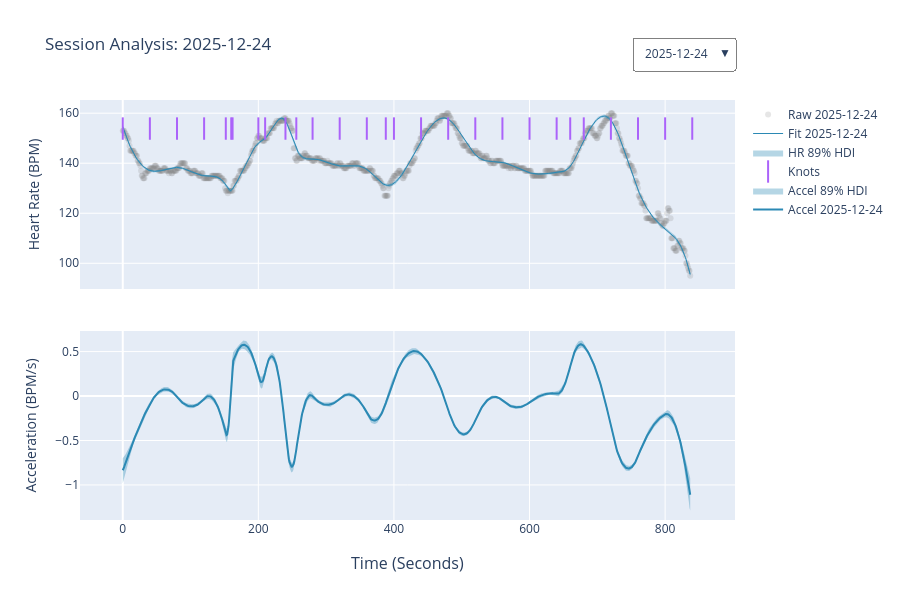

Write notebook code for a chart like this one.
### Code cell
import plotly.graph_objects as go
from plotly.subplots import make_subplots
import numpy as np

def create_date_selector_dashboard(analytics_list):
    """
    analytics_list: A list of TreadmillAnalytic objects, one per date.
    """
    template = "plotly"
    fig = make_subplots(rows=2, cols=1, shared_xaxes=True,  vertical_spacing=0.1, x_title="Time (Seconds)")
    
    # Store how many traces we add per date (e.g., Raw + fit + fit band + knots + accel + accel band = 6)
    traces_per_date = 6
    menu_buttons = []
    
    for i, analytic in enumerate(analytics_list):
        # 1. Extract Data
        time = analytic.time
        hr = analytic.hr
        assert time.shape[0] == hr.shape[0]
        hr_stats = MedianHdiSample(np.median(analytic.post_mu, axis=0), az.hdi(analytic.trace, var_names="mu", hdi_prob=0.89).mu.values)
        # hr_stats = MedianHdiSample.from_samples(analytic.post_mu, analytic.post_mu.shape[0])
        mu_hdi = hr_stats.hdi
        acc_stats = MedianHdiSample(np.median(analytic.post_accel, axis=0), az.hdi(analytic.trace, var_names="accel", hdi_prob=0.89).accel.values)
        # acc_stats = MedianHdiSample.from_samples(analytic.post_accel, analytic.post_accel.shape[0])
        acc_hdi = acc_stats.hdi
        knots = analytic.model.knots.flatten()
        
        # 2. Add Traces (Set visible=True only for the first date)
        is_visible = (i == 0)
        
        # Trace A: Raw Data
        fig.add_trace(go.Scatter(
            x=time, y=hr, mode='markers', 
            name=f'Raw {analytic.session_id}',
            marker=dict(color='gray', opacity=0.2),
            visible=is_visible
        ), row=1, col=1)
        
        # Trace B: Smoothed Bayesian Fit
        fig.add_trace(go.Scatter(
            x=time, y=hr_stats.median, mode='lines', 
            name=f'Fit {analytic.session_id}',
            line=dict(color='rgba(43, 137, 180, 1)', width=1),
            visible=is_visible
        ), row=1, col=1)
        
        fig.add_trace(go.Scatter(
            x=np.concatenate([time, time[::-1]]),
            y=np.concatenate([mu_hdi[:, 1], mu_hdi[::-1, 0]]),
            fill='toself', fillcolor='rgba(43, 137, 180, 0.35)',
            line=dict(color='rgba(255,255,255,0)'),
            name="HR 89% HDI", visible=is_visible, hoverinfo="skip"
        ), row=1, col=1)

        # Trace C: Rug for knots
        fig.add_trace(go.Scatter(
            x=knots, y=[hr_stats.median.max() - 5] * len(knots), 
            mode='markers', name="Knots",
            marker=dict(
                symbol='line-ns-open', # This creates the 'rug' tick shape
                size=16,               # Height of the rug tick
                line=dict(width=2, color="black")
            ),
            visible=is_visible
        ), row=1, col=1)

        # lower subplot: acceleration
        fig.add_trace(go.Scatter(
            x=np.concatenate([time, time[::-1]]),
            y=np.concatenate([acc_hdi[:, 1], acc_hdi[::-1, 0]]),
            fill='toself', fillcolor='rgba(43, 137, 180, 0.35)',
            line=dict(color='rgba(255,255,255,0)'),
            name="Accel 89% HDI", visible=is_visible, hoverinfo="skip"
        ), row=2, col=1)
        fig.add_trace(go.Scatter(
            x=time, y=acc_stats.median, mode='lines', 
            name=f'Accel {analytic.session_id}',
            line=dict(color='rgba(43, 137, 180, 1)', width=2),
            visible=is_visible
        ), row=2, col=1)


        # 3. Create visibility mask for this specific date
        # If we have 4 dates, mask looks like: [False, False, True, True, False, False, False, False]
        visibility_mask = [False] * (len(analytics_list) * traces_per_date)
        visibility_mask[i * traces_per_date : (i + 1) * traces_per_date] = [True] * traces_per_date
        
        # 4. Create the button for this date
        menu_buttons.append(dict(
            label=str(analytic.session_id),
            method="update",
            args=[{"visible": visibility_mask}, {"title": f"Session Analysis: {analytic.session_id}"}]
        ))

    # 5. Add the Menu to the Layout
    fig.update_layout(
        updatemenus=[dict(
            active=0,buttons=menu_buttons,
            x=1.0, y=1.15, xanchor="right", yanchor="top",
            bgcolor="rgba(255, 255, 255, 0.8)", # Slight transparency
            bordercolor="gray", borderwidth=1
        )],
        # Title adjustment to ensure it doesn't clash
        title=dict(
            text=f"Session Analysis: {analytics_list[0].session_id}",
            x=0.05,          # Keep the title on the far left
            xanchor="left"
        ),
        height=600, template="plotly",
        hovermode="x unified"
    )
    # Label the Top Subplot (Row 1)
    fig.update_yaxes(title_text="Heart Rate (BPM)", row=1, col=1)

    # Label the Bottom Subplot (Row 2)
    fig.update_yaxes(title_text="Acceleration (BPM/s)", row=2, col=1)

    # Optional: Set fixed ranges if you want to keep the scale consistent 
    # while switching between sessions in the dropdown
    # fig.update_yaxes(range=[60, 200], row=1, col=1) # Standard HR range
    # fig.update_yaxes(range=[-1, 3], row=2, col=1)   # Standard Accel range
    
    return fig

create_date_selector_dashboard(report.sessions).show()

### Figure 1 — Plotly figure (JSON) as saved in the notebook; plotly's stock layout.template omitted (floating-point values rounded to 4 significant figures; data arrays with more than 128 entries replaced by an {"elided": "..."} marker saying what was removed)
{"data": [{"marker": {"color": "gray", "opacity": 0.2}, "mode": "markers", "name": "Raw 2025-12-24", "type": "scatter", "visible": true, "x": {"elided": "838 float values"}, "xaxis": "x", "y": {"elided": "838 float values"}, "yaxis": "y"}, {"line": {"color": "rgba(43, 137, 180, 1)", "width": 1}, "mode": "lines", "name": "Fit 2025-12-24", "type": "scatter", "visible": true, "x": {"elided": "838 float values"}, "xaxis": "x", "y": {"elided": "838 float values"}, "yaxis": "y"}, {"fill": "toself", "fillcolor": "rgba(43, 137, 180, 0.35)", "hoverinfo": "skip", "line": {"color": "rgba(255,255,255,0)"}, "name": "HR 89% HDI", "type": "scatter", "visible": true, "x": {"elided": "1676 float values"}, "xaxis": "x", "y": {"elided": "1676 float values"}, "yaxis": "y"}, {"marker": {"line": {"color": "black", "width": 2}, "size": 16, "symbol": "line-ns-open"}, "mode": "markers", "name": "Knots", "type": "scatter", "visible": true, "x": [0, 40, 80, 120, 152, 160, 162, 200, 210, 240, 256, 280, 320, 360, 388, 400, 440, 480, 520, 560, 600, 640, 660, 680, 720, 760, 800, 840], "xaxis": "x", "y": [153.9, 153.9, 153.9, 153.9, 153.9, 153.9, 153.9, 153.9, 153.9, 153.9, 153.9, 153.9, 153.9, 153.9, 153.9, 153.9, 153.9, 153.9, 153.9, 153.9, 153.9, 153.9, 153.9, 153.9, 153.9, 153.9, 153.9, 153.9], "yaxis": "y"}, {"fill": "toself", "fillcolor": "rgba(43, 137, 180, 0.35)", "hoverinfo": "skip", "line": {"color": "rgba(255,255,255,0)"}, "name": "Accel 89% HDI", "type": "scatter", "visible": true, "x": {"elided": "1676 float values"}, "xaxis": "x2", "y": {"elided": "1676 float values"}, "yaxis": "y2"}, {"line": {"color": "rgba(43, 137, 180, 1)", "width": 2}, "mode": "lines", "name": "Accel 2025-12-24", "type": "scatter", "visible": true, "x": {"elided": "838 float values"}, "xaxis": "x2", "y": {"elided": "838 float values"}, "yaxis": "y2"}, {"marker": {"color": "gray", "opacity": 0.2}, "mode": "markers", "name": "Raw 2025-12-30", "type": "scatter", "visible": false, "x": {"elided": "855 float values"}, "xaxis": "x", "y": {"elided": "855 int values"}, "yaxis": "y"}, {"line": {"color": "rgba(43, 137, 180, 1)", "width": 1}, "mode": "lines", "name": "Fit 2025-12-30", "type": "scatter", "visible": false, "x": {"elided": "855 float values"}, "xaxis": "x", "y": {"elided": "855 float values"}, "yaxis": "y"}, {"fill": "toself", "fillcolor": "rgba(43, 137, 180, 0.35)", "hoverinfo": "skip", "line": {"color": "rgba(255,255,255,0)"}, "name": "HR 89% HDI", "type": "scatter", "visible": false, "x": {"elided": "1710 float values"}, "xaxis": "x", "y": {"elided": "1710 float values"}, "yaxis": "y"}, {"marker": {"line": {"color": "black", "width": 2}, "size": 16, "symbol": "line-ns-open"}, "mode": "markers", "name": "Knots", "type": "scatter", "visible": false, "x": [0, 30, 60, 90, 120, 126, 145, 150, 180, 210, 240, 270, 300, 330, 360, 390, 420, 450, 480, 510, 540, 570, 600, 630, 660, 690, 700, 720, 734, 747, 750, 780, 810, 840], "xaxis": "x", "y": [153.4, 153.4, 153.4, 153.4, 153.4, 153.4, 153.4, 153.4, 153.4, 153.4, 153.4, 153.4, 153.4, 153.4, 153.4, 153.4, 153.4, 153.4, 153.4, 153.4, 153.4, 153.4, 153.4, 153.4, 153.4, 153.4, 153.4, 153.4, 153.4, 153.4, 153.4, 153.4, 153.4, 153.4], "yaxis": "y"}, {"fill": "toself", "fillcolor": "rgba(43, 137, 180, 0.35)", "hoverinfo": "skip", "line": {"color": "rgba(255,255,255,0)"}, "name": "Accel 89% HDI", "type": "scatter", "visible": false, "x": {"elided": "1710 float values"}, "xaxis": "x2", "y": {"elided": "1710 float values"}, "yaxis": "y2"}, {"line": {"color": "rgba(43, 137, 180, 1)", "width": 2}, "mode": "lines", "name": "Accel 2025-12-30", "type": "scatter", "visible": false, "x": {"elided": "855 float values"}, "xaxis": "x2", "y": {"elided": "855 float values"}, "yaxis": "y2"}, {"marker": {"color": "gray", "opacity": 0.2}, "mode": "markers", "name": "Raw 2026-01-02", "type": "scatter", "visible": false, "x": {"elided": "847 float values"}, "xaxis": "x", "y": {"elided": "847 int values"}, "yaxis": "y"}, {"line": {"color": "rgba(43, 137, 180, 1)", "width": 1}, "mode": "lines", "name": "Fit 2026-01-02", "type": "scatter", "visible": false, "x": {"elided": "847 float values"}, "xaxis": "x", "y": {"elided": "847 float values"}, "yaxis": "y"}, {"fill": "toself", "fillcolor": "rgba(43, 137, 180, 0.35)", "hoverinfo": "skip", "line": {"color": "rgba(255,255,255,0)"}, "name": "HR 89% HDI", "type": "scatter", "visible": false, "x": {"elided": "1694 float values"}, "xaxis": "x", "y": {"elided": "1694 float values"}, "yaxis": "y"}, {"marker": {"line": {"color": "black", "width": 2}, "size": 16, "symbol": "line-ns-open"}, "mode": "markers", "name": "Knots", "type": "scatter", "visible": false, "x": [0, 40, 80, 120, 160, 200, 222, 240, 242, 280, 320, 360, 400, 420, 440, 480, 485, 520, 527, 560, 600, 640, 680, 698, 720, 726, 760, 800, 840], "xaxis": "x", "y": [146.0, 146.0, 146.0, 146.0, 146.0, 146.0, 146.0, 146.0, 146.0, 146.0, 146.0, 146.0, 146.0, 146.0, 146.0, 146.0, 146.0, 146.0, 146.0, 146.0, 146.0, 146.0, 146.0, 146.0, 146.0, 146.0, 146.0, 146.0, 146.0], "yaxis": "y"}, {"fill": "toself", "fillcolor": "rgba(43, 137, 180, 0.35)", "hoverinfo": "skip", "line": {"color": "rgba(255,255,255,0)"}, "name": "Accel 89% HDI", "type": "scatter", "visible": false, "x": {"elided": "1694 float values"}, "xaxis": "x2", "y": {"elided": "1694 float values"}, "yaxis": "y2"}, {"line": {"color": "rgba(43, 137, 180, 1)", "width": 2}, "mode": "lines", "name": "Accel 2026-01-02", "type": "scatter", "visible": false, "x": {"elided": "847 float values"}, "xaxis": "x2", "y": {"elided": "847 float values"}, "yaxis": "y2"}, {"marker": {"color": "gray", "opacity": 0.2}, "mode": "markers", "name": "Raw 2026-01-05", "type": "scatter", "visible": false, "x": {"elided": "848 float values"}, "xaxis": "x", "y": {"elided": "848 int values"}, "yaxis": "y"}, {"line": {"color": "rgba(43, 137, 180, 1)", "width": 1}, "mode": "lines", "name": "Fit 2026-01-05", "type": "scatter", "visible": false, "x": {"elided": "848 float values"}, "xaxis": "x", "y": {"elided": "848 float values"}, "yaxis": "y"}, {"fill": "toself", "fillcolor": "rgba(43, 137, 180, 0.35)", "hoverinfo": "skip", "line": {"color": "rgba(255,255,255,0)"}, "name": "HR 89% HDI", "type": "scatter", "visible": false, "x": {"elided": "1696 float values"}, "xaxis": "x", "y": {"elided": "1696 float values"}, "yaxis": "y"}, {"marker": {"line": {"color": "black", "width": 2}, "size": 16, "symbol": "line-ns-open"}, "mode": "markers", "name": "Knots", "type": "scatter", "visible": false, "x": [0, 40, 80, 120, 160, 200, 210, 225, 240, 260, 280, 320, 360, 400, 419, 440, 454, 480, 505, 520, 560, 600, 616, 640, 680, 700, 720, 731, 760, 800, 840], "xaxis": "x", "y": [153.4, 153.4, 153.4, 153.4, 153.4, 153.4, 153.4, 153.4, 153.4, 153.4, 153.4, 153.4, 153.4, 153.4, 153.4, 153.4, 153.4, 153.4, 153.4, 153.4, 153.4, 153.4, 153.4, 153.4, 153.4, 153.4, 153.4, 153.4, 153.4, 153.4, 153.4], "yaxis": "y"}, {"fill": "toself", "fillcolor": "rgba(43, 137, 180, 0.35)", "hoverinfo": "skip", "line": {"color": "rgba(255,255,255,0)"}, "name": "Accel 89% HDI", "type": "scatter", "visible": false, "x": {"elided": "1696 float values"}, "xaxis": "x2", "y": {"elided": "1696 float values"}, "yaxis": "y2"}, {"line": {"color": "rgba(43, 137, 180, 1)", "width": 2}, "mode": "lines", "name": "Accel 2026-01-05", "type": "scatter", "visible": false, "x": {"elided": "848 float values"}, "xaxis": "x2", "y": {"elided": "848 float values"}, "yaxis": "y2"}, {"marker": {"color": "gray", "opacity": 0.2}, "mode": "markers", "name": "Raw 2026-01-07", "type": "scatter", "visible": false, "x": {"elided": "849 float values"}, "xaxis": "x", "y": {"elided": "849 int values"}, "yaxis": "y"}, {"line": {"color": "rgba(43, 137, 180, 1)", "width": 1}, "mode": "lines", "name": "Fit 2026-01-07", "type": "scatter", "visible": false, "x": {"elided": "849 float values"}, "xaxis": "x", "y": {"elided": "849 float values"}, "yaxis": "y"}, {"fill": "toself", "fillcolor": "rgba(43, 137, 180, 0.35)", "hoverinfo": "skip", "line": {"color": "rgba(255,255,255,0)"}, "name": "HR 89% HDI", "type": "scatter", "visible": false, "x": {"elided": "1698 float values"}, "xaxis": "x", "y": {"elided": "1698 float values"}, "yaxis": "y"}, {"marker": {"line": {"color": "black", "width": 2}, "size": 16, "symbol": "line-ns-open"}, "mode": "markers", "name": "Knots", "type": "scatter", "visible": false, "x": [0, 40, 80, 120, 160, 200, 210, 225, 240, 260, 280, 320, 360, 400, 419, 440, 454, 480, 505, 520, 560, 600, 640, 680, 700, 720, 731, 760, 800, 840], "xaxis": "x", "y": [159.4, 159.4, 159.4, 159.4, 159.4, 159.4, 159.4, 159.4, 159.4, 159.4, 159.4, 159.4, 159.4, 159.4, 159.4, 159.4, 159.4, 159.4, 159.4, 159.4, 159.4, 159.4, 159.4, 159.4, 159.4, 159.4, 159.4, 159.4, 159.4, 159.4], "yaxis": "y"}, {"fill": "toself", "fillcolor": "rgba(43, 137, 180, 0.35)", "hoverinfo": "skip", "line": {"color": "rgba(255,255,255,0)"}, "name": "Accel 89% HDI", "type": "scatter", "visible": false, "x": {"elided": "1698 float values"}, "xaxis": "x2", "y": {"elided": "1698 float values"}, "yaxis": "y2"}, {"line": {"color": "rgba(43, 137, 180, 1)", "width": 2}, "mode": "lines", "name": "Accel 2026-01-07", "type": "scatter", "visible": false, "x": {"elided": "849 float values"}, "xaxis": "x2", "y": {"elided": "849 float values"}, "yaxis": "y2"}, {"marker": {"color": "gray", "opacity": 0.2}, "mode": "markers", "name": "Raw 2026-01-18", "type": "scatter", "visible": false, "x": {"elided": "866 float values"}, "xaxis": "x", "y": {"elided": "866 int values"}, "yaxis": "y"}, {"line": {"color": "rgba(43, 137, 180, 1)", "width": 1}, "mode": "lines", "name": "Fit 2026-01-18", "type": "scatter", "visible": false, "x": {"elided": "866 float values"}, "xaxis": "x", "y": {"elided": "866 float values"}, "yaxis": "y"}, {"fill": "toself", "fillcolor": "rgba(43, 137, 180, 0.35)", "hoverinfo": "skip", "line": {"color": "rgba(255,255,255,0)"}, "name": "HR 89% HDI", "type": "scatter", "visible": false, "x": {"elided": "1732 float values"}, "xaxis": "x", "y": {"elided": "1732 float values"}, "yaxis": "y"}, {"marker": {"line": {"color": "black", "width": 2}, "size": 16, "symbol": "line-ns-open"}, "mode": "markers", "name": "Knots", "type": "scatter", "visible": false, "x": [0, 40, 80, 120, 160, 200, 210, 225, 240, 250, 260, 280, 320, 360, 400, 440, 455, 470, 480, 490, 505, 520, 560, 600, 640, 680, 700, 720, 727, 740, 760, 800, 840], "xaxis": "x", "y": [151.9, 151.9, 151.9, 151.9, 151.9, 151.9, 151.9, 151.9, 151.9, 151.9, 151.9, 151.9, 151.9, 151.9, 151.9, 151.9, 151.9, 151.9, 151.9, 151.9, 151.9, 151.9, 151.9, 151.9, 151.9, 151.9, 151.9, 151.9, 151.9, 151.9, 151.9, 151.9, 151.9], "yaxis": "y"}, {"fill": "toself", "fillcolor": "rgba(43, 137, 180, 0.35)", "hoverinfo": "skip", "line": {"color": "rgba(255,255,255,0)"}, "name": "Accel 89% HDI", "type": "scatter", "visible": false, "x": {"elided": "1732 float values"}, "xaxis": "x2", "y": {"elided": "1732 float values"}, "yaxis": "y2"}, {"line": {"color": "rgba(43, 137, 180, 1)", "width": 2}, "mode": "lines", "name": "Accel 2026-01-18", "type": "scatter", "visible": false, "x": {"elided": "866 float values"}, "xaxis": "x2", "y": {"elided": "866 float values"}, "yaxis": "y2"}, {"marker": {"color": "gray", "opacity": 0.2}, "mode": "markers", "name": "Raw 2026-01-29", "type": "scatter", "visible": false, "x": {"elided": "846 float values"}, "xaxis": "x", "y": {"elided": "846 int values"}, "yaxis": "y"}, {"line": {"color": "rgba(43, 137, 180, 1)", "width": 1}, "mode": "lines", "name": "Fit 2026-01-29", "type": "scatter", "visible": false, "x": {"elided": "846 float values"}, "xaxis": "x", "y": {"elided": "846 float values"}, "yaxis": "y"}, {"fill": "toself", "fillcolor": "rgba(43, 137, 180, 0.35)", "hoverinfo": "skip", "line": {"color": "rgba(255,255,255,0)"}, "name": "HR 89% HDI", "type": "scatter", "visible": false, "x": {"elided": "1692 float values"}, "xaxis": "x", "y": {"elided": "1692 float values"}, "yaxis": "y"}, {"marker": {"line": {"color": "black", "width": 2}, "size": 16, "symbol": "line-ns-open"}, "mode": "markers", "name": "Knots", "type": "scatter", "visible": false, "x": [0, 40, 60, 80, 120, 160, 200, 240, 280, 320, 360, 400, 440, 450, 480, 520, 547, 560, 600, 640, 680, 700, 720, 760, 786, 800, 840], "xaxis": "x", "y": [158.8, 158.8, 158.8, 158.8, 158.8, 158.8, 158.8, 158.8, 158.8, 158.8, 158.8, 158.8, 158.8, 158.8, 158.8, 158.8, 158.8, 158.8, 158.8, 158.8, 158.8, 158.8, 158.8, 158.8, 158.8, 158.8, 158.8], "yaxis": "y"}, {"fill": "toself", "fillcolor": "rgba(43, 137, 180, 0.35)", "hoverinfo": "skip", "line": {"color": "rgba(255,255,255,0)"}, "name": "Accel 89% HDI", "type": "scatter", "visible": false, "x": {"elided": "1692 float values"}, "xaxis": "x2", "y": {"elided": "1692 float values"}, "yaxis": "y2"}, {"line": {"color": "rgba(43, 137, 180, 1)", "width": 2}, "mode": "lines", "name": "Accel 2026-01-29", "type": "scatter", "visible": false, "x": {"elided": "846 float values"}, "xaxis": "x2", "y": {"elided": "846 float values"}, "yaxis": "y2"}, {"marker": {"color": "gray", "opacity": 0.2}, "mode": "markers", "name": "Raw 2026-02-03", "type": "scatter", "visible": false, "x": {"elided": "853 float values"}, "xaxis": "x", "y": {"elided": "853 int values"}, "yaxis": "y"}, {"line": {"color": "rgba(43, 137, 180, 1)", "width": 1}, "mode": "lines", "name": "Fit 2026-02-03", "type": "scatter", "visible": false, "x": {"elided": "853 float values"}, "xaxis": "x", "y": {"elided": "853 float values"}, "yaxis": "y"}, {"fill": "toself", "fillcolor": "rgba(43, 137, 180, 0.35)", "hoverinfo": "skip", "line": {"color": "rgba(255,255,255,0)"}, "name": "HR 89% HDI", "type": "scatter", "visible": false, "x": {"elided": "1706 float values"}, "xaxis": "x", "y": {"elided": "1706 float values"}, "yaxis": "y"}, {"marker": {"line": {"color": "black", "width": 2}, "size": 16, "symbol": "line-ns-open"}, "mode": "markers", "name": "Knots", "type": "scatter", "visible": false, "x": [0, 40, 80, 120, 160, 200, 240, 280, 290, 320, 360, 400, 440, 480, 520, 560, 600, 680, 720, 760, 800, 840], "xaxis": "x", "y": [157.0, 157.0, 157.0, 157.0, 157.0, 157.0, 157.0, 157.0, 157.0, 157.0, 157.0, 157.0, 157.0, 157.0, 157.0, 157.0, 157.0, 157.0, 157.0, 157.0, 157.0, 157.0], "yaxis": "y"}, {"fill": "toself", "fillcolor": "rgba(43, 137, 180, 0.35)", "hoverinfo": "skip", "line": {"color": "rgba(255,255,255,0)"}, "name": "Accel 89% HDI", "type": "scatter", "visible": false, "x": {"elided": "1706 float values"}, "xaxis": "x2", "y": {"elided": "1706 float values"}, "yaxis": "y2"}, {"line": {"color": "rgba(43, 137, 180, 1)", "width": 2}, "mode": "lines", "name": "Accel 2026-02-03", "type": "scatter", "visible": false, "x": {"elided": "853 float values"}, "xaxis": "x2", "y": {"elided": "853 float values"}, "yaxis": "y2"}, {"marker": {"color": "gray", "opacity": 0.2}, "mode": "markers", "name": "Raw 2026-02-11", "type": "scatter", "visible": false, "x": {"elided": "855 float values"}, "xaxis": "x", "y": {"elided": "855 int values"}, "yaxis": "y"}, {"line": {"color": "rgba(43, 137, 180, 1)", "width": 1}, "mode": "lines", "name": "Fit 2026-02-11", "type": "scatter", "visible": false, "x": {"elided": "855 float values"}, "xaxis": "x", "y": {"elided": "855 float values"}, "yaxis": "y"}, {"fill": "toself", "fillcolor": "rgba(43, 137, 180, 0.35)", "hoverinfo": "skip", "line": {"color": "rgba(255,255,255,0)"}, "name": "HR 89% HDI", "type": "scatter", "visible": false, "x": {"elided": "1710 float values"}, "xaxis": "x", "y": {"elided": "1710 float values"}, "yaxis": "y"}, {"marker": {"line": {"color": "black", "width": 2}, "size": 16, "symbol": "line-ns-open"}, "mode": "markers", "name": "Knots", "type": "scatter", "visible": false, "x": [0, 40, 80, 120, 160, 200, 223, 240, 280, 295, 320, 360, 400, 440, 456, 480, 494, 520, 560, 600, 640, 671, 680, 720, 729, 743, 760, 800, 840], "xaxis": "x", "y": [161.7, 161.7, 161.7, 161.7, 161.7, 161.7, 161.7, 161.7, 161.7, 161.7, 161.7, 161.7, 161.7, 161.7, 161.7, 161.7, 161.7, 161.7, 161.7, 161.7, 161.7, 161.7, 161.7, 161.7, 161.7, 161.7, 161.7, 161.7, 161.7], "yaxis": "y"}, {"fill": "toself", "fillcolor": "rgba(43, 137, 180, 0.35)", "hoverinfo": "skip", "line": {"color": "rgba(255,255,255,0)"}, "name": "Accel 89% HDI", "type": "scatter", "visible": false, "x": {"elided": "1710 float values"}, "xaxis": "x2", "y": {"elided": "1710 float values"}, "yaxis": "y2"}, {"line": {"color": "rgba(43, 137, 180, 1)", "width": 2}, "mode": "lines", "name": "Accel 2026-02-11", "type": "scatter", "visible": false, "x": {"elided": "855 float values"}, "xaxis": "x2", "y": {"elided": "855 float values"}, "yaxis": "y2"}], "layout": {"annotations": [{"font": {"size": 16}, "showarrow": false, "text": "Time (Seconds)", "x": 0.5, "xanchor": "center", "xref": "paper", "y": 0, "yanchor": "top", "yref": "paper", "yshift": -30}], "height": 600, "hovermode": "x unified", "title": {"text": "Session Analysis: 2025-12-24", "x": 0.05, "xanchor": "left"}, "updatemenus": [{"active": 0, "bgcolor": "rgba(255, 255, 255, 0.8)", "bordercolor": "gray", "borderwidth": 1, "buttons": [{"args": [{"visible": [true, true, true, true, true, true, false, false, false, false, false, false, false, false, false, false, false, false, false, false, false, false, false, false, false, false, false, false, false, false, false, false, false, false, false, false, false, false, false, false, false, false, false, false, false, false, false, false, false, false, false, false, false, false]}, {"title": "Session Analysis: 2025-12-24"}], "label": "2025-12-24", "method": "update"}, {"args": [{"visible": [false, false, false, false, false, false, true, true, true, true, true, true, false, false, false, false, false, false, false, false, false, false, false, false, false, false, false, false, false, false, false, false, false, false, false, false, false, false, false, false, false, false, false, false, false, false, false, false, false, false, false, false, false, false]}, {"title": "Session Analysis: 2025-12-30"}], "label": "2025-12-30", "method": "update"}, {"args": [{"visible": [false, false, false, false, false, false, false, false, false, false, false, false, true, true, true, true, true, true, false, false, false, false, false, false, false, false, false, false, false, false, false, false, false, false, false, false, false, false, false, false, false, false, false, false, false, false, false, false, false, false, false, false, false, false]}, {"title": "Session Analysis: 2026-01-02"}], "label": "2026-01-02", "method": "update"}, {"args": [{"visible": [false, false, false, false, false, false, false, false, false, false, false, false, false, false, false, false, false, false, true, true, true, true, true, true, false, false, false, false, false, false, false, false, false, false, false, false, false, false, false, false, false, false, false, false, false, false, false, false, false, false, false, false, false, false]}, {"title": "Session Analysis: 2026-01-05"}], "label": "2026-01-05", "method": "update"}, {"args": [{"visible": [false, false, false, false, false, false, false, false, false, false, false, false, false, false, false, false, false, false, false, false, false, false, false, false, true, true, true, true, true, true, false, false, false, false, false, false, false, false, false, false, false, false, false, false, false, false, false, false, false, false, false, false, false, false]}, {"title": "Session Analysis: 2026-01-07"}], "label": "2026-01-07", "method": "update"}, {"args": [{"visible": [false, false, false, false, false, false, false, false, false, false, false, false, false, false, false, false, false, false, false, false, false, false, false, false, false, false, false, false, false, false, true, true, true, true, true, true, false, false, false, false, false, false, false, false, false, false, false, false, false, false, false, false, false, false]}, {"title": "Session Analysis: 2026-01-18"}], "label": "2026-01-18", "method": "update"}, {"args": [{"visible": [false, false, false, false, false, false, false, false, false, false, false, false, false, false, false, false, false, false, false, false, false, false, false, false, false, false, false, false, false, false, false, false, false, false, false, false, true, true, true, true, true, true, false, false, false, false, false, false, false, false, false, false, false, false]}, {"title": "Session Analysis: 2026-01-29"}], "label": "2026-01-29", "method": "update"}, {"args": [{"visible": [false, false, false, false, false, false, false, false, false, false, false, false, false, false, false, false, false, false, false, false, false, false, false, false, false, false, false, false, false, false, false, false, false, false, false, false, false, false, false, false, false, false, true, true, true, true, true, true, false, false, false, false, false, false]}, {"title": "Session Analysis: 2026-02-03"}], "label": "2026-02-03", "method": "update"}, {"args": [{"visible": [false, false, false, false, false, false, false, false, false, false, false, false, false, false, false, false, false, false, false, false, false, false, false, false, false, false, false, false, false, false, false, false, false, false, false, false, false, false, false, false, false, false, false, false, false, false, false, false, true, true, true, true, true, true]}, {"title": "Session Analysis: 2026-02-11"}], "label": "2026-02-11", "method": "update"}], "x": 1, "xanchor": "right", "y": 1.15, "yanchor": "top"}], "xaxis": {"anchor": "y", "domain": [0, 1], "matches": "x2", "showticklabels": false}, "xaxis2": {"anchor": "y2", "domain": [0, 1]}, "yaxis": {"anchor": "x", "domain": [0.55, 1], "title": {"text": "Heart Rate (BPM)"}}, "yaxis2": {"anchor": "x2", "domain": [0, 0.45], "title": {"text": "Acceleration (BPM/s)"}}}}
